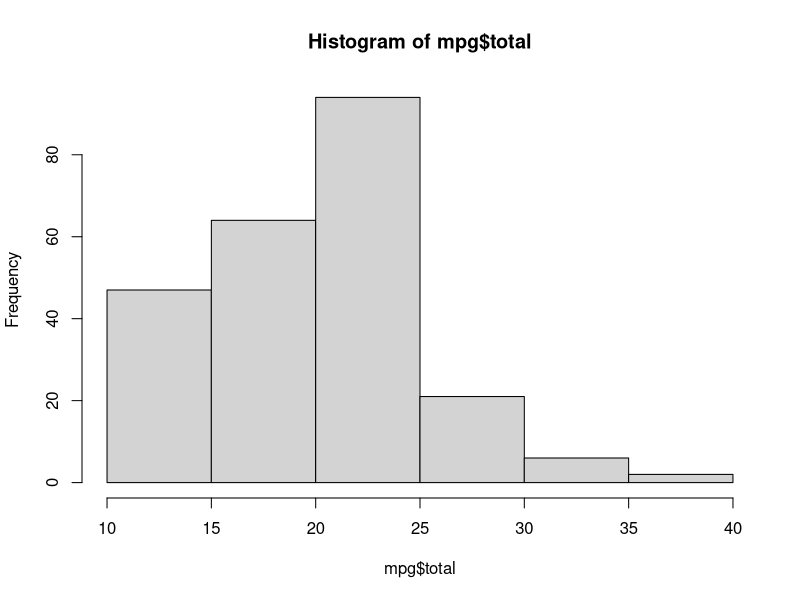
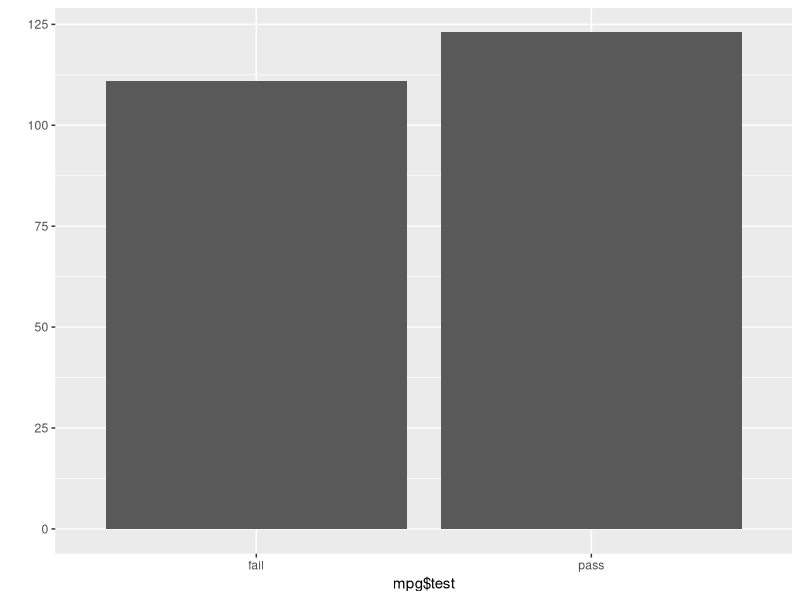
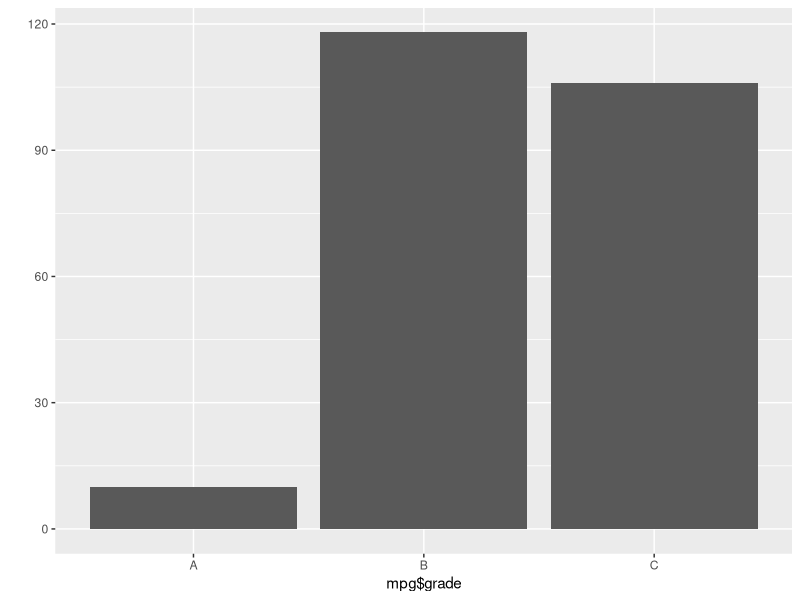
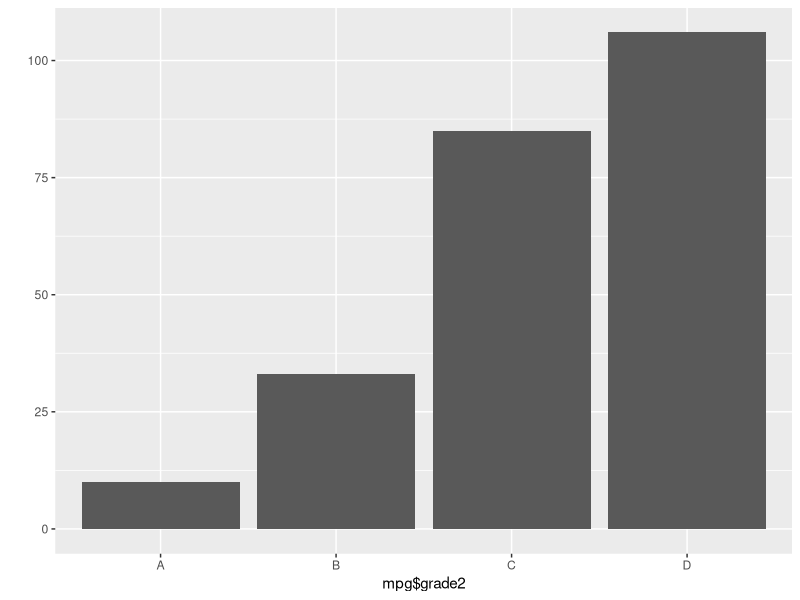

Write the R code that produced these figures, in order.
df <- data.frame(var1 = c(4, 3, 8),
                 var2 = c(2, 6, 1))
df

df$var_sum <- df$var1 + df$var2 # Create 'var_sum' Derived Variable
df

df$var_mean <- df$var_sum / 2 # Create 'var_mean' Derived Variable
df

mpg <- as.data.frame(ggplot2::mpg)
mpg$total <- (mpg$cty + mpg$hwy) / 2
head(mpg)
mean(mpg$total)
summary(mpg$total) # Calculate Summary Statistics

hist(mpg$total)

mpg$test <- ifelse(mpg$total > 20, "pass", "fail")
head(mpg, 20)

table(mpg$test)

library(ggplot2)
qplot(mpg$test)

# Grade A, B, C Rank based on total
mpg$grade <- ifelse(mpg$total >= 30, "A",
                    ifelse(mpg$total >= 20, "B", "C"))
head(mpg, 20)


table(mpg$grade)
qplot(mpg$grade)
mpg$grade2 <- ifelse(mpg$total >= 30, "A",
                     ifelse(mpg$total >= 25, "B",
                            ifelse(mpg$total >= 20, "C", "D")))

head(mpg, 20)
qplot(mpg$grade2)
